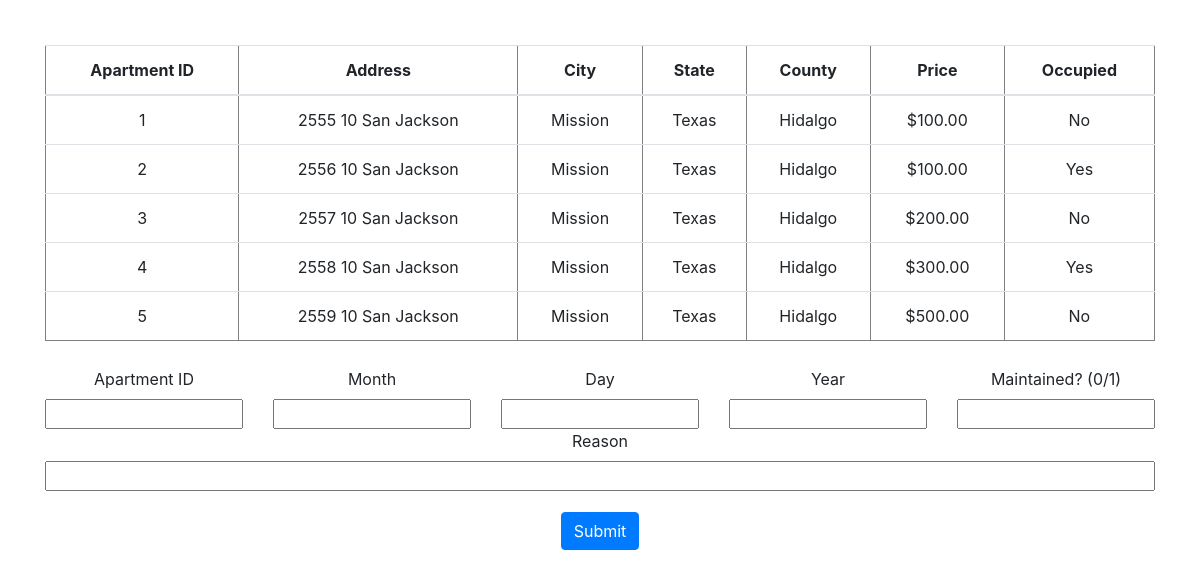
Screenshot of /createmaintenance.php with the database file from the repository.
### tables this page shows
CREATE TABLE `Apartment` (
  `Apartment_ID` mediumint(8) unsigned NOT NULL auto_increment,
  `Apartment_Street` text(30) default NULL,
  `Apartment_Number` mediumint(8) unsigned default NULL,
  `Apartment_StreetNumber` mediumint(8) unsigned default 1000,
  `Apartment_City` text(30) default NULL,
  `Apartment_State` text(30) default NULL,
  `Apartment_County` text(30) default NULL,
  `Apartment_ApartmentPrice` decimal(65,2) default NULL,
  `Apartment_Occupied` bit default 0  ,

  PRIMARY KEY (`Apartment_ID`)
) AUTO_INCREMENT=1;

### createmaintenance.php (the view, shortened to what this page needs)
<!DOCTYPE html>
<html>
	<head>
		<link rel="stylesheet" href="https://stackpath.bootstrapcdn.com/bootstrap/4.1.0/css/bootstrap.min.css">
	</head>
	<body>
		<?php
			$servername = "localhost";
			$username = "root";
			$password = "";
			$dbname = "landlord";
			$conn = new mysqli($servername, $username, $password, $dbname);
		?>
		<div class="container">
			<div class="form-group">
			  	<table class= "table" border='1'>
			  		<thread>
						<tr>
							<th scope= "col">Apartment ID</th>
							<th scope= "col">Address</th>
							<th scope= "col">City</th>
							<th scope= "col">State</th>
							<th scope= "col">County</th>
							<th scope= "col">Price</th>
							<th scope= "col">Occupied</th>
						</tr>
					</thread>
					<tbody>
						<?php
							$sql = "SELECT Apartment_ID, Apartment_Street,Apartment_Number,Apartment_StreetNumber,Apartment_City,Apartment_State,Apartment_County,Apartment_ApartmentPrice,Apartment_Occupied FROM Apartment";
							$result = $conn->query($sql);
							if ($result->num_rows > 0)
							{
							    while($row = $result->fetch_assoc())
								{
						        	echo "<tr>";
						        	echo "<td>" . $row['Apartment_ID'] . "</td>";
									echo "<td>" . $row['Apartment_Number'] . " " . $row['Apartment_StreetNumber'] . " " . $row['Apartment_Street'] . "</td>";
									echo "<td>" . $row['Apartment_City'] . "</td>";
									echo "<td>" . $row['Apartment_State'] . "</td>";
									echo "<td>" . $row['Apartment_County'] . "</td>";
									echo "<td> $" . $row['Apartment_ApartmentPrice'] . "</td>";
									if ($row["Apartment_Occupied"] == 1)
									{
										echo "<td> Yes </td>";
									}
									else
									{
										echo "<td> No </td>";
									}
									echo "</tr>";
							    }
							}
							else
							{
							    echo "0 results<br>------------------------------------------------<br>";
							}
							echo "</div></div></div>";
						?>
		<div class="container">
				<form action="createmaintenance_send.php" method="POST">
				  <div class="form-group">
				  	<div class="row">
				  		<div class="col-sm">
					    	<label>Apartment ID</label>
					    </div>
				  		<div class="col-sm">
					    	<label>Month</label>
					    </div>
					    <div class="col-sm">
					    	<label>Day</label>
					    </div>
					    <div class="col-sm">
					    	<label>Year</label>
					    </div>
					    <div class="col-sm">
					    	<label>Maintained? (0/1)</label>
					    </div>
					</div>
					<div class = "row">
						<div class="col-sm">
							<input type="number" name="apID">
						</div>
						<div class="col-sm">
							<input type="number" name="month">
						</div>
						<div class="col-sm">
							<input type="number" name="day">
						</div>
						<div class="col-sm">
							<input type="number" name="year">
						</div>
						<div class="col-sm">
							<input type="number" name="main">
						</div>
					</div>
					<div class = "row">
						<div class="col-sm">
					    	<label>Reason</label>
					    </div>
					</div>
					<div class = "row">
						<div class="col-sm">
							<input type="text"  name="reason">
						</div>
					</div>
				  </div>
				  <div class="container linkbutton">
				  	<button type="submit" class="btn btn-primary">Submit</button>
				  </div>
				</form>
			</div>
	</body>
</html>

### createmaintenance.php (style rules this page uses)
body { margin-top:40px; text-align: center; }
.container { padding-top: 5px; padding-bottom: 5px; }
.container input { width: 100%; clear: both; }
.linkbutton { padding-top: 5px; padding-bottom: 5px; padding-left: 5px; padding-right: 5px; }

### rows the page displays
apartment: Apartment_ID "1", Apartment_Number "2555", Apartment_StreetNumber "10", Apartment_Street "San Jackson", Apartment_City "Mission", Apartment_State "Texas", Apartment_County "Hidalgo", Apartment_ApartmentPrice "100.00", Apartment_Occupied "No"
apartment: Apartment_ID "2", Apartment_Number "2556", Apartment_StreetNumber "10", Apartment_Street "San Jackson", Apartment_City "Mission", Apartment_State "Texas", Apartment_County "Hidalgo", Apartment_ApartmentPrice "100.00", Apartment_Occupied "Yes"
apartment: Apartment_ID "3", Apartment_Number "2557", Apartment_StreetNumber "10", Apartment_Street "San Jackson", Apartment_City "Mission", Apartment_State "Texas", Apartment_County "Hidalgo", Apartment_ApartmentPrice "200.00", Apartment_Occupied "No"
apartment: Apartment_ID "4", Apartment_Number "2558", Apartment_StreetNumber "10", Apartment_Street "San Jackson", Apartment_City "Mission", Apartment_State "Texas", Apartment_County "Hidalgo", Apartment_ApartmentPrice "300.00", Apartment_Occupied "Yes"
apartment: Apartment_ID "5", Apartment_Number "2559", Apartment_StreetNumber "10", Apartment_Street "San Jackson", Apartment_City "Mission", Apartment_State "Texas", Apartment_County "Hidalgo", Apartment_ApartmentPrice "500.00", Apartment_Occupied "No"
